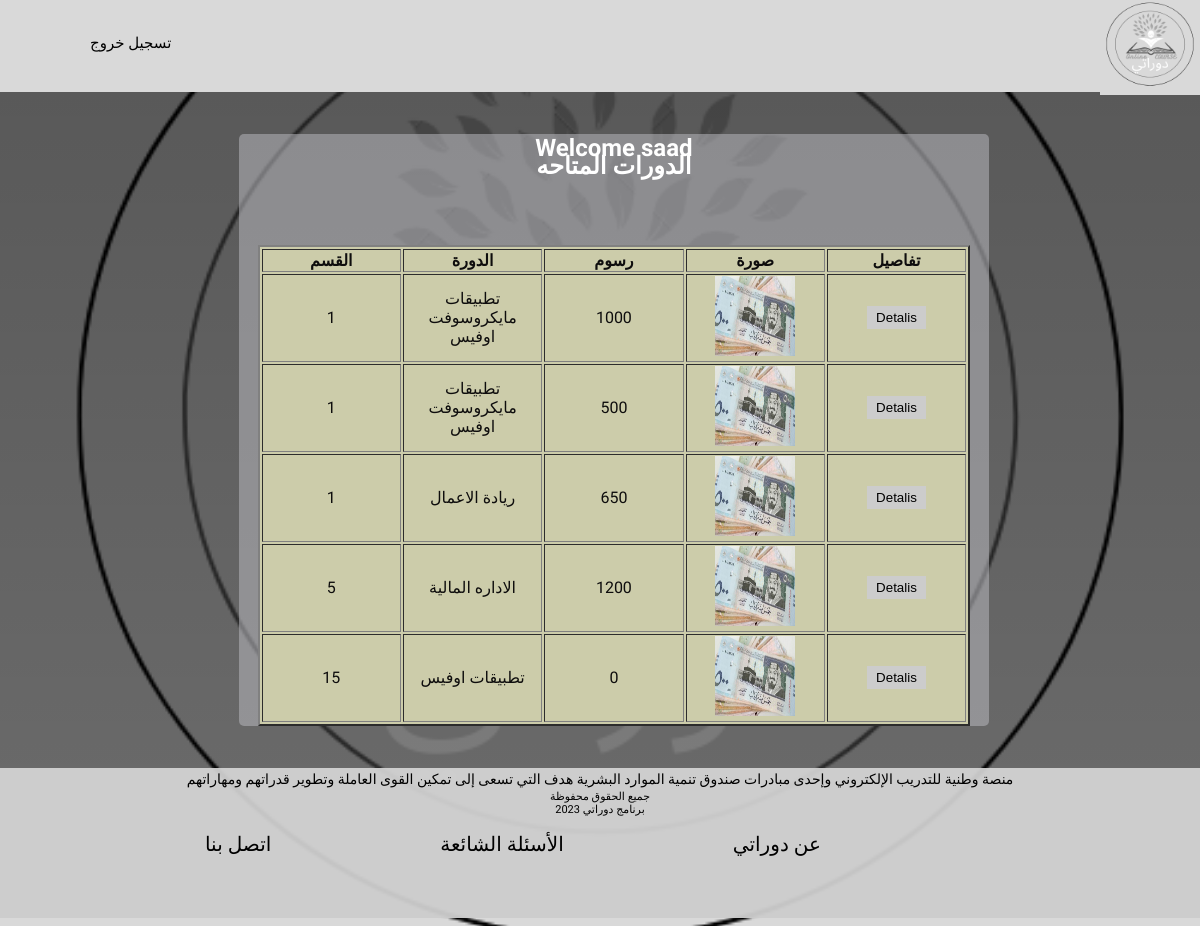
The page /home_page.php (signed in) on the database its author committed.
### tables this page shows
CREATE TABLE `create_course` (
  `c_number` int(11) NOT NULL,
  `c_name` varchar(30) NOT NULL,
  `c_price` int(11) NOT NULL,
  `image` varchar(30) NOT NULL,
  `c_num` int(11) NOT NULL
);

CREATE TABLE `course_sections` (
  `c_num` int(11) NOT NULL,
  `c_name` varchar(30) NOT NULL
);

### home_page.php (the view, shortened to what this page needs)
<!DOCTYPE html>
<html>
<head>
  <link rel="stylesheet" href="css/home_page.css">
</head>
<body>
  <div class="header">
    <ul>
      <li><a href="Logout.php">تسجيل خروج </a></li>
    </ul>
    <a href="#"> <img src="ogo1.png" alt="logo" height="95px" width="100px"></a>
  </div>
 <div class="container">
  <div class="card">
      <?php
      include 'Database_Link.php';
      if (isset($_SESSION['name'])) {
        $name = $_SESSION['name'];
        echo "<h2 align='center'>" . 'Welcome ' . $name ."</h2>";
        $sql = "select * from create_course";
        $query = mysqli_query($conn, $sql);
        echo '<h2 align="center"> الدورات المتاحه </h2>';
        echo '<table border="2" width="95%" align="center" bgcolor="#cca">';
        echo '<tr align="center"><th> القسم </th><th> الدورة </th><th> رسوم </th><th> صورة </th><th> تفاصيل </th>';
        echo '</tr>';
        while ($row = mysqli_fetch_row($query)) {
          $sql1 = "select c_num from Course_sections where c_num =" . $row[4];
          $query2 = mysqli_query($conn, $sql1);
          $row1 = mysqli_fetch_assoc($query2);
          echo '<tr align="center">
          <td width="15%">' . $row1['c_num'] . '</td>';
          echo '<td width="15%">' . $row[1] . '</td>';
          echo '<td width="15%">' . $row[2] . '</td>';
          echo '<td width="15%"><img src="' . $row[3] . '" width="80" height="80"></td>';
          echo '<td width="15%"><a href="detalis.php?id=' . $row[0] . '"><button class="submit" >Detalis</button></a></td>';
          echo '<br>';
        }
        echo '</table>';
      } else {
        header('location:Login.php');
      }
      ?>
      </div>
      </div>
  <footer>
    <p id="p1">منصة وطنية للتدريب الإلكتروني وإحدى مبادرات صندوق تنمية الموارد البشرية هدف التي تسعى إلى تمكين
      القوى العاملة وتطوير قدراتهم ومهاراتهم</p>
    <p id="p2">جميع الحقوق محفوظة <br> برنامج دوراتي 2023 </p>
    <ul class="nav1">
      <li> <a href="#"> اتصل بنا </a></li>
      <li><a href="#">الأسئلة الشائعة</a></li>
      <li> <a href="#"> عن دوراتي </a></li>
    </ul>
  </footer>
</body>
</html>

### css/home_page.css (style rules this page uses)
body { background-image:linear-gradient(rgba(0, 0, 0, 0.6) , rgba(0, 0, 0, 0.5)),url(ogo1.png); background-repeat:no-repeat; background-position: center; background-size: cover; font-family: 'Lemonada'; margin-top: 0; }
.header { display: flex; justify-content: space-between; align-items: center; position: relative; margin: -8px; background: #d9d9d9; height: 100px; }
.header img { margin-bottom: -15%; }
.container { grid-template-columns: 1fr; margin-left: 125px; justify-content: center; align-items: center; height: auto; width: auto; }
.card { margin-left: 10%; width: 750px; height: auto; margin-top: 50px; margin-bottom: 50px; height: 100; border-radius: 5px; flex-direction: column; align-items: center; color: rgb(14, 13, 13); background: rgba(181, 181, 185, 0.562); }
.card h2 { color: #fff; margin-bottom: -30px; }
.submit { text-align: center; background: #ccc; border: #ccc solid; margin: 5px; }
div ul { list-style: none; width: auto; margin: 10px ; overflow: auto; }
div ul li { display: inline-block; padding: 10px 40px; }
div ul li a { text-decoration: none; font-size: 15px; color: #000; }
footer { background: rgba(214, 214, 214, 0.918); height: 150px; width: auto; overflow: auto; margin: -8px; }
.nav1 li { list-style: none; display: inline-flex; margin-left: 165px; }
.nav1 a { text-decoration: none; color: #000; font-size: 20px; }
#p1 { text-align: center; font-size: 14px; margin: 3px; }
#p2 { text-align: center; font-size: 11px; margin: 2px; }

### rows shown on the page
create_course: course_sections.c_num "1", c_name "تطبيقات مايكروسوفت اوفيس", c_price "1000", image (picture)
create_course: course_sections.c_num "1", c_name "تطبيقات مايكروسوفت اوفيس", c_price "500", image (picture)
create_course: course_sections.c_num "1", c_name "ريادة الاعمال", c_price "650", image (picture)
create_course: course_sections.c_num "5", c_name "الاداره المالية", c_price "1200", image (picture)
create_course: course_sections.c_num "15", c_name "تطبيقات اوفيس", c_price "0", image (picture)

### other values the page prints
$name "saad"
